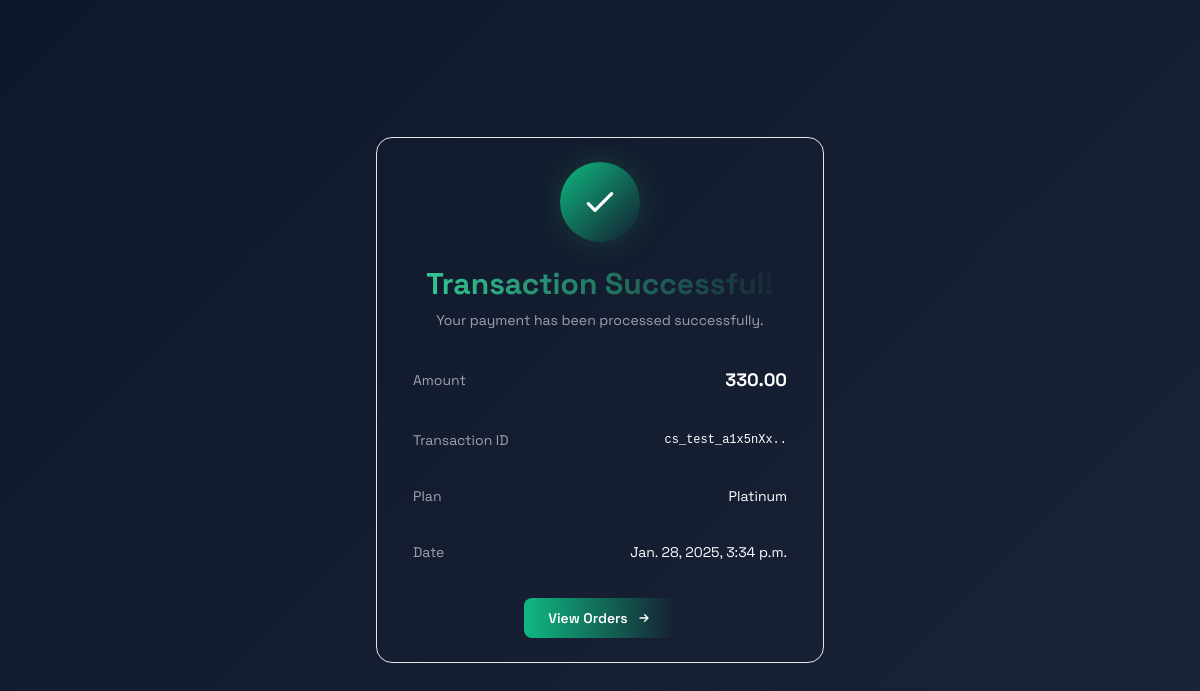
The app's page /success/ (signed in), older data.
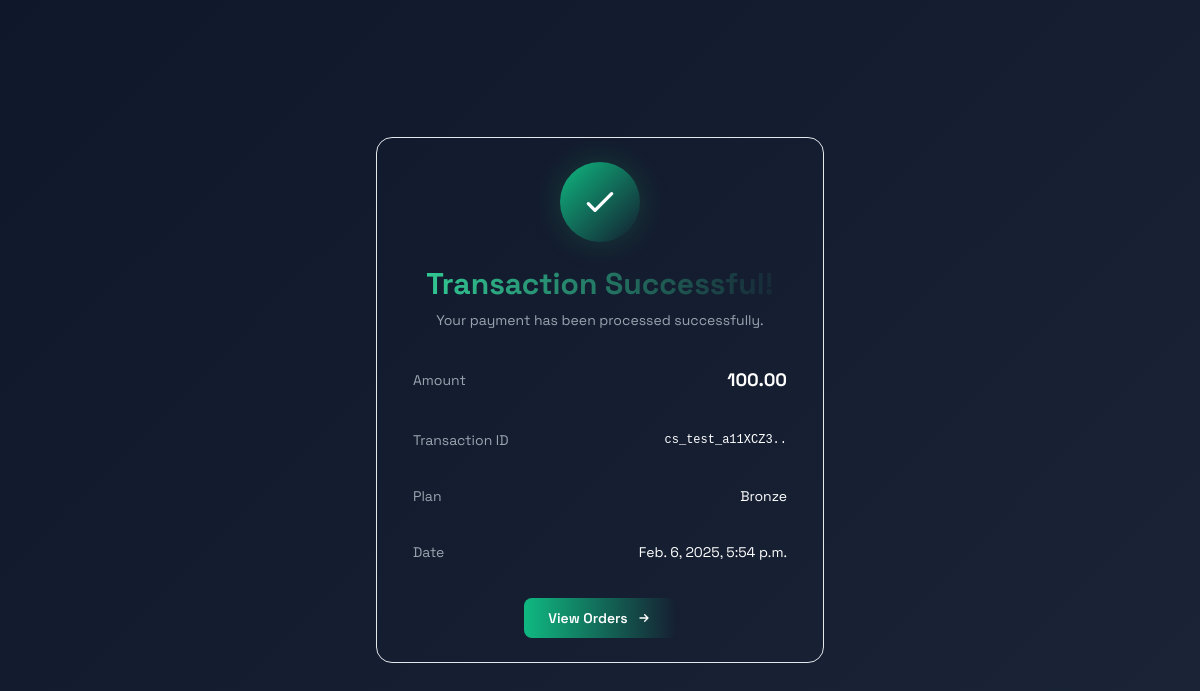
The same page, newer data.
### base/models.py (models this page shows, shortened)
class Subscription(models.Model):
    STATUS_CHOICES = [
        ('Pending', 'Pending'),
        ('Completed', 'Completed'),
        ('Cancelled', 'Cancelled'),
    ]
    PLAN_CHOICES = [
        ('Bronze', 'Bronze'),
        ('Silver', 'Silver'),
        ('Gold', 'Gold'),
        ('Platinum', 'Platinum'),
        ('None', 'None'),
    ]
    PAYMENT_METHODS = [
        ('Credit Card', 'Credit Card'),
        ('PayPal', 'PayPal'),
    ]
    user = models.ForeignKey(User, on_delete=models.CASCADE, related_name="orders", default=None)
    django_id = models.CharField(max_length=255, unique=True, default='')
    stripe_transaction_id = models.CharField(max_length=255, null=True, blank=True, default='')
    list_of_items = models.JSONField(default=dict)
    status = models.CharField(max_length=50, choices=STATUS_CHOICES, default='Pending')
    datetime = models.DateTimeField(auto_now_add=True)
    cost = models.DecimalField(max_digits=10, decimal_places=2, default=0.00)
    payment = models.CharField(max_length=20, choices=PAYMENT_METHODS, default='Not Specified')
    purchased_plan = models.CharField(max_length=50, choices=PLAN_CHOICES, default='None')

### base/views.py (the view)
# urls.py: path("success/", success, name="success"),
def success(request):
    user = request.user
    subscription = Subscription.objects.filter(user=user).order_by('-datetime').first()
    return render(request, "success.html", {"subscription": subscription})

### base/templates/success.html (shortened to what this page needs)
<link href="https://cdn.jsdelivr.net/npm/tailwindcss@2.2.19/dist/tailwind.min.css" rel="stylesheet">
<body class="success-bg text-white min-h-screen p-6 flex items-center justify-center antialiased">
    <div class="relative w-full max-w-md scale-in">
        <div class="bg-gray-900/80 backdrop-blur-xl rounded-2xl p-6 border border-gray-700/50">
            <div class="flex justify-center mb-6">
                <div class="w-20 h-20 bg-gradient-to-br from-green-500 to-emerald-500 rounded-full flex items-center justify-center glow">
                    <svg class="w-10 h-10 text-white" fill="none" stroke="currentColor" viewBox="0 0 24 24">
                        <path stroke-linecap="round" stroke-linejoin="round" stroke-width="2" d="M5 13l4 4L19 7"></path>
                    </svg>
                </div>
            </div>
            <div class="text-center mb-6 slide-up" style="animation-delay: 0.2s">
                <h1 class="text-3xl font-bold bg-gradient-to-r from-green-400 to-emerald-500 bg-clip-text text-transparent">
                </h1>
                <p class="mt-2 text-sm text-gray-400">Your payment has been processed successfully.</p>
            </div>
            <div class="space-y-3 mb-6">
                <div class="bg-gray-800/50 rounded-lg p-3 slide-up" style="animation-delay: 0.4s">
                    <div class="flex justify-between items-center">
                        <span class="text-gray-400 text-sm">Amount</span>
                        <span class="text-lg font-bold text-white">{{ subscription.cost }}</span>
                    </div>
                </div>
                <div class="bg-gray-800/50 rounded-lg p-3 slide-up" style="animation-delay: 0.5s">
                    <div class="flex justify-between items-center">
                        <span class="text-gray-400 text-sm">Transaction ID</span>
                        <span class="font-mono text-xs text-emerald-400">{{ subscription.stripe_transaction_id|slice:":15" }}..</span>
                    </div>
                </div>
                <div class="bg-gray-800/50 rounded-lg p-3 slide-up" style="animation-delay: 0.6s">
                    <div class="flex justify-between items-center">
                        <span class="text-gray-400 text-sm">Plan</span>
                        <span class="text-white text-sm">{{ subscription.purchased_plan }}</span>
                    </div>
                </div>
                <div class="bg-gray-800/50 rounded-lg p-3 slide-up" style="animation-delay: 0.7s">
                    <div class="flex justify-between items-center">
                        <span class="text-gray-400 text-sm">Date</span>
                        <span class="text-white text-sm">{{ subscription.datetime }}</span>
                    </div>
                </div>
            </div>
            <div class="text-center slide-up" style="animation-delay: 0.8s">
                <a href="/orders/" class="inline-flex items-center justify-center px-6 py-2.5 bg-gradient-to-r from-green-500 to-emerald-500 rounded-lg text-white text-sm font-semibold transition-all duration-300 transform hover:scale-105 hover:shadow-lg hover:shadow-green-500/25 focus:outline-none">
                    <span>View Orders</span>
                    <svg class="w-4 h-4 ml-2" fill="none" stroke="currentColor" viewBox="0 0 24 24">
                        <path stroke-linecap="round" stroke-linejoin="round" stroke-width="2" d="M13 7l5 5m0 0l-5 5m5-5H6"></path>
                    </svg>
                </a>
            </div>
        </div>
    </div>
</body>

Row changes from the older to the newer data that the page shows:
no longer on this page (row unchanged): Subscription: cost "330.00", stripe_transaction_id "cs_test_a1x5nXx", purchased_plan "Platinum", datetime "Jan. 28, 2025, 3:34 p.m."
added Subscription: cost "100.00", stripe_transaction_id "cs_test_a11XCZ3", purchased_plan "Bronze", datetime "Feb. 6, 2025, 5:54 p.m."
